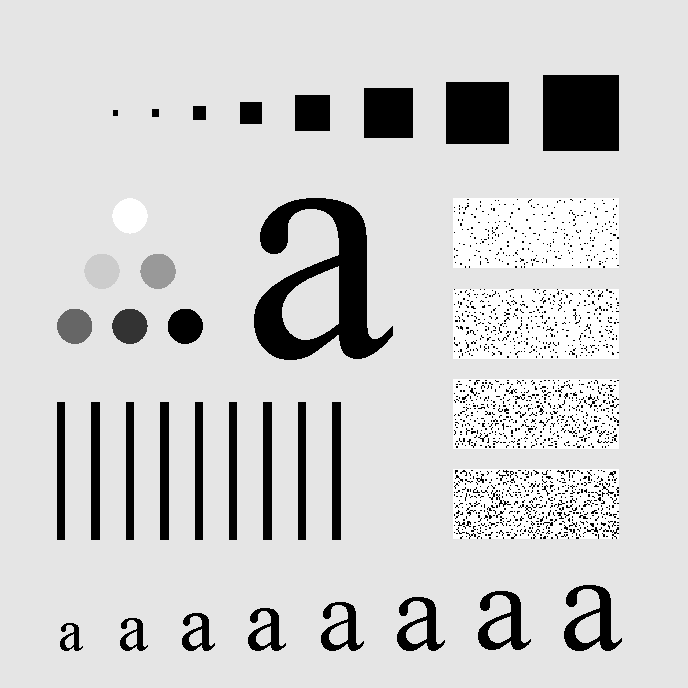
#> input picture Question_4/Characters Test Pattern 688x688.tif, 688 x 688 px
$ python 4_b.py
#> lines starting #> are read from the running program, lines starting #| are printed output that depends on the picture
import cv2
import numpy as np
import matplotlib.pyplot as plt

def ideal_low_pass_filter(image , cutoff_freq):
    hight = image.shape[0]
    width = image.shape[1]
    filter = np.zeros((hight, width), dtype= np.float32)
    for i in range(hight):
        for j in range(width):
            D = np.sqrt((i - hight/2)**2 + (j - width/2)**2)
            if D <= cutoff_freq:
                filter[i, j] = 1
    filter_image = image * filter
    filter_image = np.fft.ifft2(np.fft.ifftshift(filter_image))
    filter_image = np.abs(filter_image)
    return filter_image

image = cv2.imread('./Characters Test Pattern 688x688.tif', 0)
#> image is the input picture: shape (688, 688); min 0, max 255, mean 207.3
plt.subplot(2,4,1)
plt.imshow(image, cmap='gray')
plt.title('Original Image')

gaussion_noise = np.random.normal(7, 13 , image.shape).astype(np.uint8)
image = cv2.add(image, gaussion_noise)
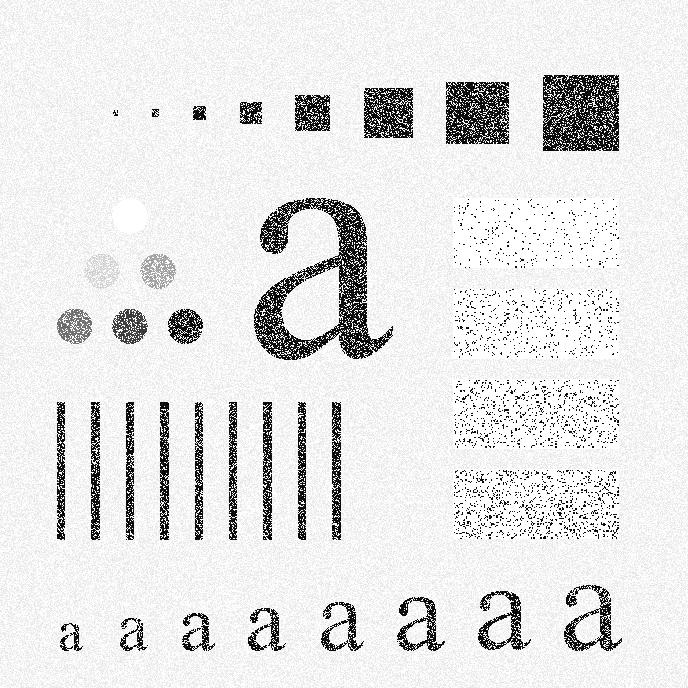
#> image: shape (688, 688); min 0, max 255, mean 227.9
plt.subplot(2,4,2)
plt.imshow(image, cmap='gray')
plt.title('Image with Gaussian Noise')

noisy_image_fft = np.fft.fftshift(np.fft.fft2(image))
plt.subplot(2,4,3)
plt.imshow(np.log(1 + np.abs(noisy_image_fft)), cmap='gray')
plt.title('FFT of Noisy Image')

for i in range(5):
    cutoff_freq = 5 + i*5
    ideal_filtered_image = ideal_low_pass_filter(noisy_image_fft, cutoff_freq)
    plt.subplot(2,4,i+4)
    plt.imshow(ideal_filtered_image, cmap='gray')
    plt.title(f'Image (cutoff={cutoff_freq})')
#> this loop made 5 passes
#> pass 1, in ideal_low_pass_filter, `filter_image = np.abs(filter_image)`:
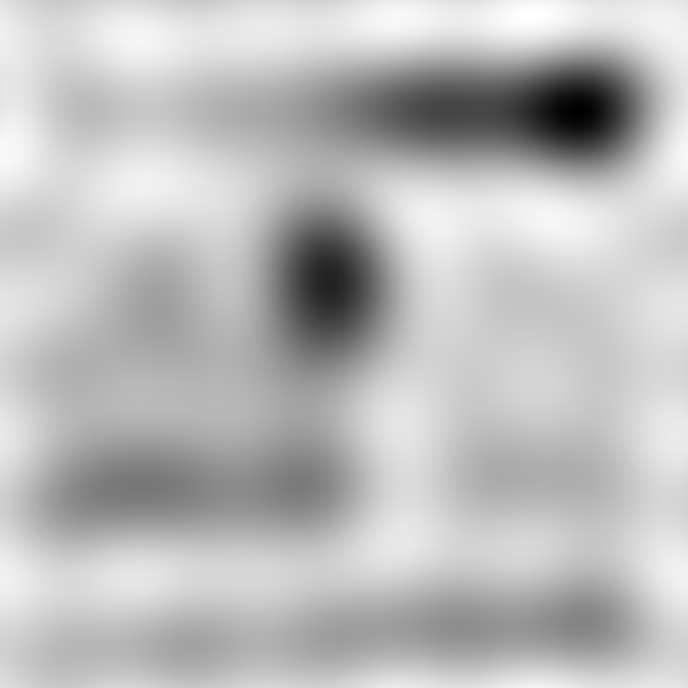
#> filter_image: shape (688, 688) float64; min 117.7, max 267.6, mean 227.9; drawn with min black and max white
#> pass 2, in ideal_low_pass_filter (call 2), `filter_image = np.abs(filter_image)`:
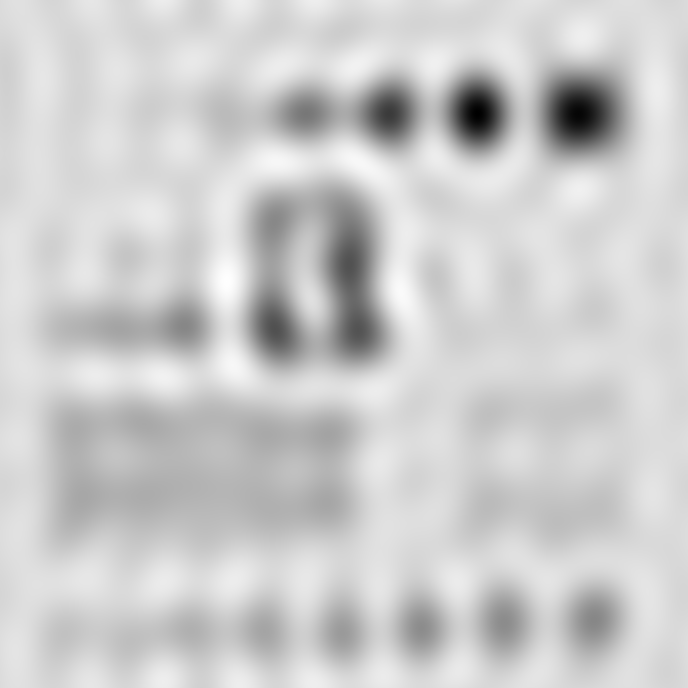
#> filter_image: shape (688, 688) float64; min 6.08, max 283.1, mean 227.9; drawn with min black and max white
#> pass 3, in ideal_low_pass_filter (call 3), `filter_image = np.abs(filter_image)`:
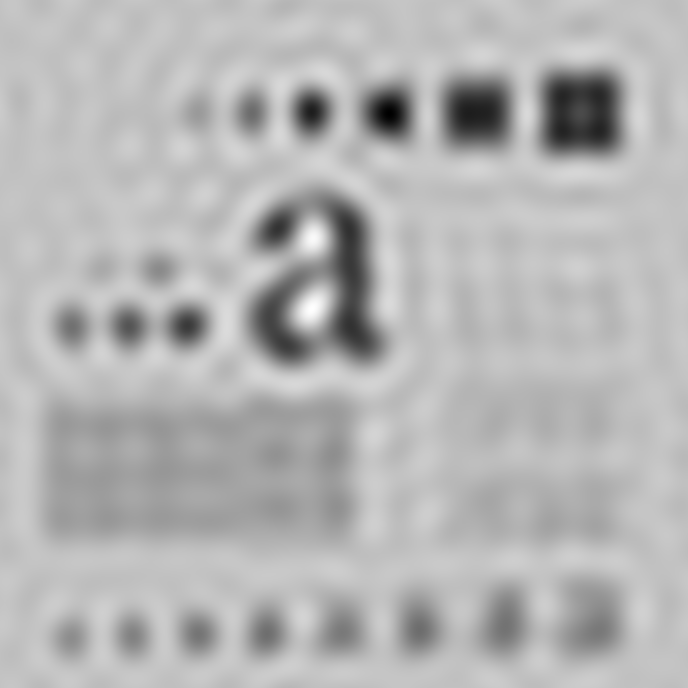
#> filter_image: shape (688, 688) float64; min 5.15, max 319.5, mean 227.9; drawn with min black and max white

plt.show()
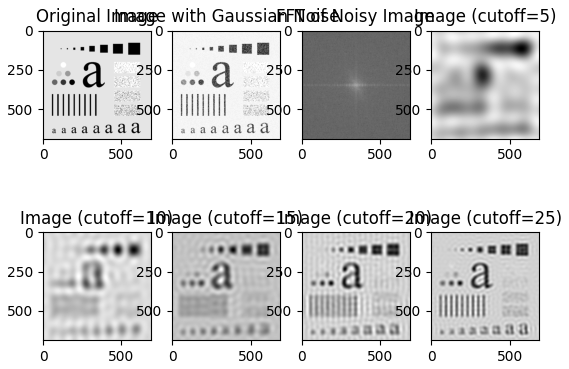
#> figure drawn by matplotlib, 8 panels
